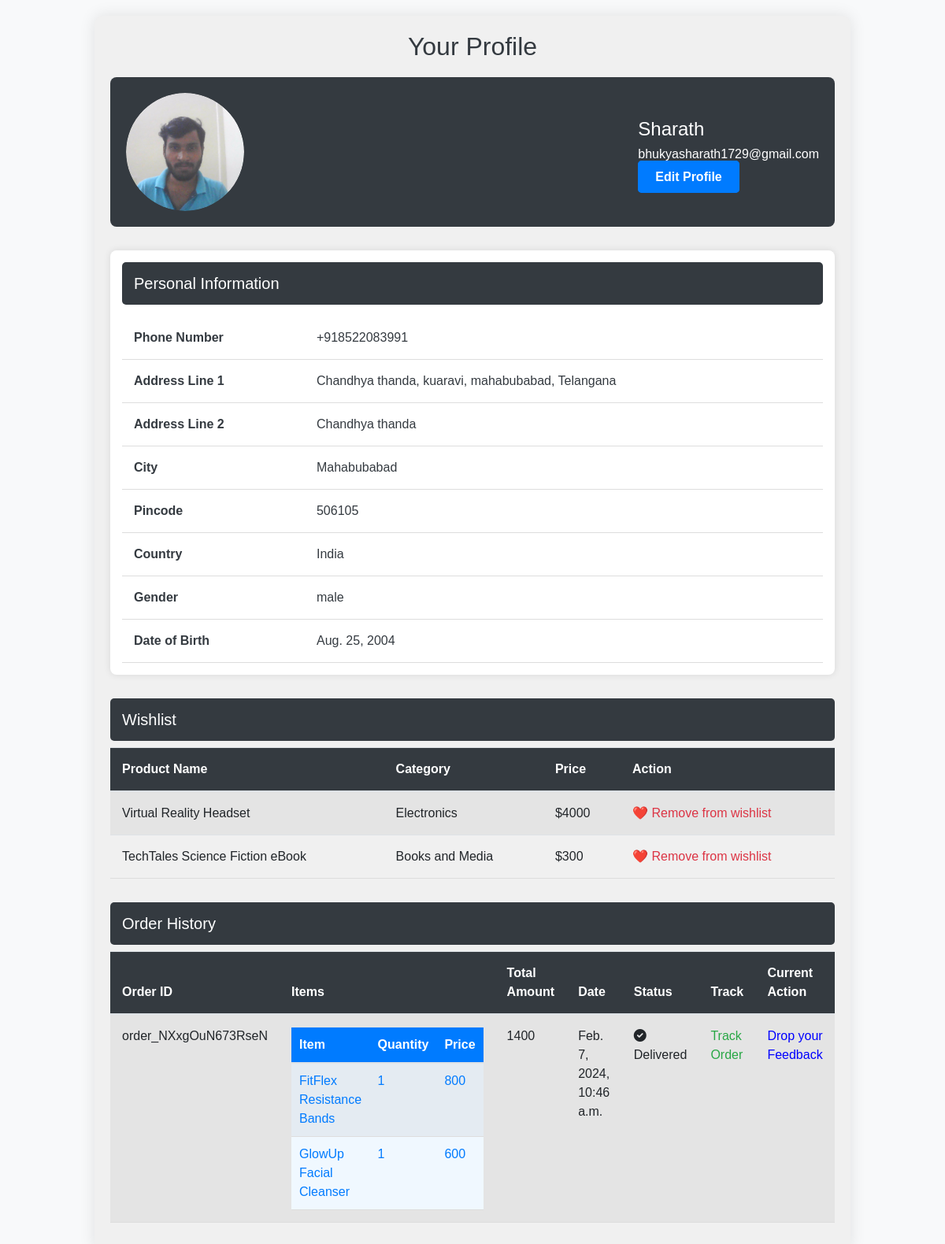
The app's page /profile/ (signed in) with its own data.
### ecommerceapp/models.py (models this page shows, shortened)
class UserProfile(models.Model):
    user = models.OneToOneField(User, on_delete=models.CASCADE)
    profile_picture = models.ImageField(upload_to='profile_pics/')
    phone=models.CharField(max_length=12)
    address1=models.CharField(max_length=100)
    address2=models.CharField(max_length=100)
    city=models.CharField(max_length=100)
    pincode=models.CharField(max_length=6)
    country=models.CharField(max_length=100)
    dob=models.DateField()
    gender=models.CharField(max_length=8)

class Product(models.Model):
    product_id = models.AutoField
    product_name = models.CharField(max_length=100)
    category = models.CharField(max_length=100, default="")
    subcategory = models.CharField(max_length=50, default="")
    price = models.IntegerField(default=0)
    desc = models.CharField(max_length=300)
    image = models.ImageField(upload_to='images/images')
    def __str__(self):
        return self.product_name

class Orders(models.Model):
    order_id=models.AutoField(primary_key=True)
    items_json=models.CharField(max_length=5000)
    amount=models.IntegerField(default=0)
    name=models.CharField(max_length=90)
    email=models.CharField(max_length=90)
    address1=models.CharField(max_length=200)
    address2=models.CharField(max_length=200)
    city=models.CharField(max_length=100)
    state=models.CharField(max_length=100)
    zip_code=models.CharField(max_length=100)
    payment_id=models.CharField(max_length=150,blank=True)
    paymentstatus=models.CharField(max_length=20,blank=True)
    phone=models.CharField(max_length=100,default="")
    razorpay_id=models.CharField(max_length=100,blank=True)

class OrderUpdate(models.Model):
    update_id=models.AutoField(primary_key=True)
    order_id=models.IntegerField(default="")
    update_desc=models.CharField(max_length=5000)
    delivered=models.BooleanField(default=False)
    stage = models.IntegerField(default=0)
    timestamp=models.DateTimeField(auto_now_add=True)
    feedbackbool=models.BooleanField(default=True)# True defines has to give
    feedbackdesc=models.CharField(max_length=1000,default="");
    feedbackrate=models.CharField(max_length=5,default="");
    request_for_cancel=models.BooleanField(default=False)  # false defines not yet

### ecommerceapp/views.py (the view)
# urls.py: path('profile/',views.profile,name='profile'),
def profile(request):
    if not request.user.is_authenticated:
        return redirect('/auth/login')
    allorder=Orders.objects.filter(email=request.user.username)
    result=[] #for storing all objects
    for order in allorder:
        if(order.paymentstatus!='PAID'):
            OrderUpdate.objects.get(order_id=order.order_id).delete()
            order.delete()
            continue
        original_id=order.razorpay_id
        order_id=order.order_id
        amount=order.amount
        status=OrderUpdate.objects.get(order_id=order_id).delivered
        items = json.loads(order.items_json)
        date=OrderUpdate.objects.get(order_id=order_id).timestamp
        feedbackbool=OrderUpdate.objects.get(order_id=order_id).feedbackbool
        stage=OrderUpdate.objects.get(order_id=order_id).stage
        request_for_cancel=OrderUpdate.objects.get(order_id=order_id).request_for_cancel
        finalobj=FinalOderset(original_id,order_id,amount,status,items,date,feedbackbool,stage,request_for_cancel)
        result.append(finalobj)
    allwishlist = WishList.objects.filter(user=request.user)
    wishlist=[]
    for i in allwishlist:
        wishlist.append(i.product)
    print(wishlist)
    try:
        userprofile=UserProfile.objects.get(user=request.user)
        boolean=True
    except:
        boolean=False
        userprofile=None
    return render(request,'profile.html',{'user':request.user,'userprofile':userprofile,'boolean':boolean,'myorders':result,'mywishlist':wishlist})

### templates/profile.html (shortened to what this page needs)
{% load static %}
<!DOCTYPE html>
<html lang="en">
<head>
    <link rel="stylesheet" href="https://stackpath.bootstrapcdn.com/bootstrap/4.5.2/css/bootstrap.min.css">
    <link rel="stylesheet" href="https://cdnjs.cloudflare.com/ajax/libs/font-awesome/6.0.0/css/all.min.css">
</head>
<body>
<div class="profile-container">
    <div class="profile-header">
        <h2 style="color: #343a40;">Your Profile</h2>
    </div>
    <div class="user-details">
        <div class="profile-picture">
            {% if boolean %}
                <img src="/media/{{userprofile.profile_picture}}" alt="Profile Picture">
            {% else %}
                <img src="{% static "image/user.jpg" %}" alt="Profile Picture">
            {% endif %}
        </div>
        <div class="user-info">
            <h3>{{ user.first_name }}</h3>
            <p>{{ user.email }}</p>
            <a href='/editprofile/' class="edit-profile-btn">Edit Profile</a>
        </div>
    </div>
    <div class="user-info-table">
        <h3 style="background-color: #343a40; color: #fff; padding: 15px; border-radius: 5px; font-size: 20px;">Personal Information</h3>
        <table style="width: 100%; border-collapse: collapse; overflow: hidden; margin-top: 15px;">
            <tbody>
                <tr>
                    <th>Phone Number</th>
                    {% if boolean %}
                        <td>{{userprofile.phone}}</td>
                    {% else %}
                        <td></td>
                    {% endif %}
                </tr>
                <tr>
                    <th>Address Line 1</th>
                    {% if boolean %}
                        <td>{{userprofile.address1}}</td>
                    {% else %}
                        <td></td>
                    {% endif %}
                </tr>
                <tr>
                    <th>Address Line 2</th>
                    {% if boolean %}
                        <td>{{userprofile.address2}}</td>
                    {% else %}
                        <td></td>
                    {% endif %}
                </tr>
                <tr>
                    <th>City</th>
                    {% if boolean %}
                        <td>{{userprofile.city}}</td>
                    {% else %}
                        <td></td>
                    {% endif %}
                </tr>
                <tr>
                    <th>Pincode</th>
                    {% if boolean %}
                        <td>{{userprofile.pincode}}</td>
                    {% else %}
                        <td></td>
                    {% endif %}
                </tr>
                <tr>
                    <th>Country</th>
                    {% if boolean %}
                        <td>{{userprofile.country}}</td>
                    {% else %}
                        <td></td>
                    {% endif %}
                </tr>
                <tr>
                    <th>Gender</th>
                    {% if boolean %}
                        <td>{{userprofile.gender}}</td>
                    {% else %}
                        <td></td>
                    {% endif %}
                </tr>
                <tr>
                    <th>Date of Birth</th>
                    {% if boolean %}
                        <td>{{userprofile.dob}}</td>
                    {% else %}
                        <td></td>
                    {% endif %}
                </tr>
            </tbody>
        </table>
    </div>
    {% if mywishlist|length != 0 %}
    <div class="wishlist">
        <h3 style="background-color: #343a40; color: #fff; padding: 15px; border-radius: 5px; font-size: 20px;">Wishlist</h3>
        <table class="table table-striped">
            <thead>
                <tr>
                    <th style="background-color: #343a40; color: #fff;">Product Name</th>
                    <th style="background-color: #343a40; color: #fff;">Category</th>
                    <th style="background-color: #343a40; color: #fff;">Price</th>
                    <th style="background-color: #343a40; color: #fff;">Action</th>
                </tr>
            </thead>
            <tbody>
                {% for item in mywishlist %}
                <tr class="wishlist-item">
                    <td>{{ item.product_name }}</td>
                    <td>{{ item.category }}</td>
                    <td>${{ item.price }}</td>
                    <td><a href="{% url 'wishlist_remove' item.id %}" class="text-danger">❤️ Remove from wishlist</a></td>
                </tr>
                {% endfor %}
            </tbody>
        </table>
    </div>
    {% else %}
        <h2>Your Wishlist is Empty! Add some items to your wishlist.</h2>
    {% endif %}
    {% if myorders|length != 0 %}
    <div class="order-history">
        <h3 style="background-color: #343a40; color: #fff; padding: 15px; border-radius: 5px; font-size: 20px;">Order History</h3>
        <table class="table table-striped">
            <thead>
                <tr>
                    <th style="background-color: #343a40; color: #fff;">Order ID</th>
                    <th style="background-color: #343a40; color: #fff;">Items</th>
                    <th style="background-color: #343a40; color: #fff;">Total Amount</th>
                    <th style="background-color: #343a40; color: #fff;">Date</th>
                    <th style="background-color: #343a40; color: #fff;">Status</th>
                    <th style="background-color: #343a40; color: #fff;">Track</th>
                    <th style="background-color: #343a40; color: #fff;">Current Action</th>
                </tr>
            </thead>
            <tbody>
                {% for order in myorders %}
                <tr class="order-item">
                    <td>{{ order.original_id }}</td>
                    <td>
                        <table class="nested-table">
                            <thead>
                                <tr>
                                    <th>Item</th>
                                    <th>Quantity</th>
                                    <th>Price</th>
                                </tr>
                            </thead>
                            <tbody>
                                {% for item_id, item_details in order.items.items %}
                                    <tr>
                                        <td>{{ item_details.1 }}</td>
                                        <td>{{ item_details.0 }}</td>
                                        <td>{{ item_details.2 }}</td>
                                    </tr>
                                {% endfor %}
                            </tbody>
                        </table>
                    </td>
                    <td>{{ order.amount }}</td>
                    <td>{{ order.date }}</td>
                    <td>
                        {% if order.status %}
                           <i class="fa-solid fa-circle-check"></i>Delivered
                        {% else %}
                            Not Delivered
                        {% endif %}
                    </td>
                    <td>
                        <a href="{% url 'trackorder' order.order_id %}" style="color: #28a745;">Track Order</a>
                    </td>
                    <td>
                        {% if order.feedbackbool and  order.status %}
                            <a href="{% url 'feedback' order.order_id %}" style="color: blue;">Drop your Feedback</a>
                        {% elif order.stage < 4 and not order.request_for_cancel %}
                           <a href="{% url 'cancelorder' order.order_id %}" style="color: blue;">Cancel My Order</a>
                        {% elif order.stage < 4 and  order.request_for_cancel %}
                        <i class="fa-solid fa-circle-xmark"></i>You cancelled this order
                        {% else %}
                        <i class="fa-solid fa-handshake"></i>Thank you for feedback !
                        {% endif %}
                    </td>
                </tr>
                {% endfor %}
            </tbody>
        </table>
    </div>
    {% else %}
        <h2>No orders have been placed yet. Start shopping now!</h2>
    {% endif %}
</div>
</body>
</html>

### templates/profile.html (style rules this page uses)
body { font-family: 'Arial', sans-serif; margin: 0; padding: 0; background-color: #f8f9fa; color: #343a40; }
.profile-container { width: 80%; max-width: 1200px; margin: 20px auto; background-color: #f0f0f0; padding: 20px; box-shadow: 0 0 20px rgba(0, 0, 0, 0.1); border-radius: 10px; }
.profile-header { text-align: center; margin-bottom: 20px; }
.user-details { display: flex; justify-content: space-between; align-items: center; padding: 20px; background-color: #343a40; border-radius: 8px; color: #fff; }
.profile-picture { width: 150px; height: 150px; object-fit: cover; border-radius: 50%; overflow: hidden; margin-right: 20px; }
.profile-picture img { width: 100%; height: 100%; object-fit: cover; border-radius: 50%; }
.edit-profile-btn { background-color: #007bff; color: #fff; border: 2px solid #007bff; padding: 10px 20px; border-radius: 5px; text-decoration: none; font-weight: bold; transition: background-color 0.3s, color 0.3s; }
.user-info { text-align: left; color: #fff; }
.user-info h3 { margin: 0; font-size: 24px; }
.user-info p { margin: 5px 0; }
.user-info-table { margin-top: 30px; background-color: #fff; border-radius: 8px; padding: 15px; box-shadow: 0 0 10px rgba(0, 0, 0, 0.1); }
.user-info-table h3 { background-color: #343a40; color: #fff; padding: 15px; border-radius: 5px; margin: 0; font-size: 20px; }
.user-info-table table { width: 100%; border-collapse: collapse; overflow: hidden; margin-top: 15px; }
.user-info-table th, .user-info-table td { text-align: left; padding: 15px; border-bottom: 1px solid #ddd; color: #343a40; }
.order-history, .wishlist { margin-top: 30px; }
.table th, .table td { text-align: left; padding: 15px; }
.table th { background-color: #343a40; color: #fff; }
.wishlist-item a { color: #dc3545; text-decoration: none; }
.order-item, .wishlist-item { border-bottom: 1px solid #ddd; }
.nested-table { background-color: #f0f8ff; width: 100%; }
.nested-table th, .nested-table td { text-align: left; padding: 10px; border-bottom: 1px solid #ddd; color: #007bff; }
.nested-table th { background-color: #007bff; color: #fff; }

### records on screen
UserProfile: profile_picture (picture), phone "+918522083991", address1 "Chandhya thanda, kuaravi, mahabubabad, Telangana", address2 "Chandhya thanda", city "Mahabubabad", pincode "506105", country "India", gender "male", dob "Aug. 25, 2004"
Product: product_name "Virtual Reality Headset", category "Electronics", price "4000"
Product: product_name "TechTales Science Fiction eBook", category "Books and Media", price "300"
Orders: original_id "order_NXxgOuN673RseN"
OrderUpdate: date "Feb. 7, 2024, 10:46 a.m."

### other values on screen
{{ user.first_name }} "Sharath"
{{ user.email }} "bhukyasharath1729@gmail.com"
{{ item_details.1 }} "FitFlex Resistance Bands" "GlowUp Facial Cleanser"
{{ item_details.0 }} "1" "1"
{{ item_details.2 }} "800" "600"
{{ order.amount }} "1400"
